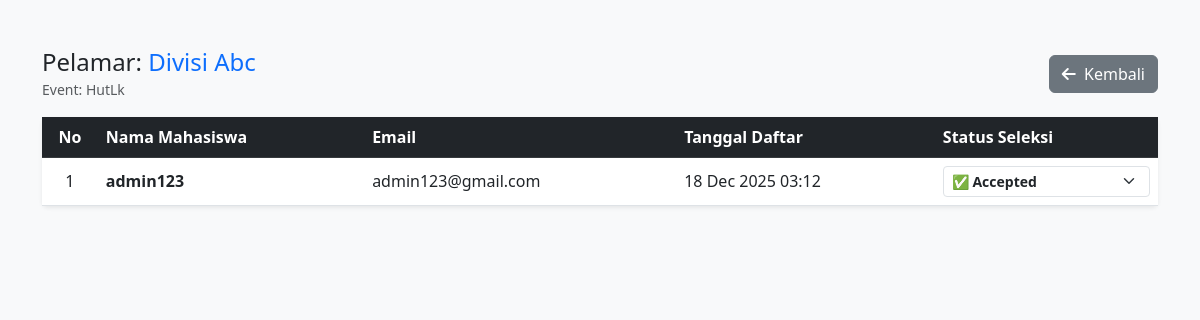
The app's page /ADMIN/view_applicants.php?pos_id=8 (signed in) with its own data.
### tables this page shows
CREATE TABLE `positions` (
  `position_id` int(11) NOT NULL,
  `event_id` int(11) NOT NULL,
  `position_name` varchar(100) NOT NULL,
  `quota` int(11) NOT NULL DEFAULT 0,
  `description` text DEFAULT NULL,
  `created_at` timestamp NOT NULL DEFAULT current_timestamp()
);

CREATE TABLE `events` (
  `event_id` int(100) NOT NULL,
  `event_name` varchar(255) NOT NULL,
  `event_description` text DEFAULT NULL,
  `event_date` date NOT NULL,
  `event_end_date` date DEFAULT NULL,
  `event_location` varchar(100) DEFAULT NULL,
  `event_category` varchar(50) DEFAULT NULL,
  `event_poster` varchar(255) DEFAULT NULL,
  `event_status` enum('draft','published') DEFAULT 'draft',
  `created_at` timestamp NOT NULL DEFAULT current_timestamp() ON UPDATE current_timestamp(),
  `created_by` int(100) DEFAULT NULL
);

CREATE TABLE `registrations` (
  `registration_id` int(11) NOT NULL,
  `user_id` int(11) NOT NULL,
  `position_id` int(11) NOT NULL,
  `position_id_2` int(11) DEFAULT NULL,
  `motivation` text DEFAULT NULL,
  `experience` text DEFAULT NULL,
  `cv_file` varchar(255) DEFAULT NULL,
  `portfolio_file` varchar(255) DEFAULT NULL,
  `interview_time` datetime DEFAULT NULL,
  `meet_link` varchar(255) DEFAULT NULL,
  `status` enum('pending','accepted','declined') DEFAULT 'pending',
  `registered_at` timestamp NOT NULL DEFAULT current_timestamp()
);

CREATE TABLE `users` (
  `id` int(100) NOT NULL,
  `name` varchar(100) NOT NULL,
  `password` varchar(255) NOT NULL,
  `email` varchar(100) NOT NULL,
  `nrp` varchar(20) DEFAULT NULL,
  `role` enum('admin','student') NOT NULL DEFAULT 'student',
  `biodata` text DEFAULT NULL,
  `profile_picture` varchar(255) DEFAULT NULL,
  `created_at` timestamp NOT NULL DEFAULT current_timestamp()
);

### ADMIN/view_applicants.php (the view, shortened to what this page needs)
<?php
require_once '../koneksi.php';
$pos_id = mysqli_real_escape_string($conn, $_GET['pos_id']);
$q_info = mysqli_query($conn, "
    SELECT p.position_name, e.event_name, e.event_id
    FROM positions p
    JOIN events e ON p.event_id = e.event_id
    WHERE p.position_id = '$pos_id'
");
$info = mysqli_fetch_assoc($q_info);
$query = "
    SELECT r.*, u.name, u.email
    FROM registrations r
    JOIN users u ON r.user_id = u.id
    WHERE r.position_id = '$pos_id'
    ORDER BY r.registered_at DESC
";
$result = mysqli_query($conn, $query);
?>
<!DOCTYPE html>
<html lang="id">
<head>
    <link href="https://cdn.jsdelivr.net/npm/bootstrap@5.3.0/dist/css/bootstrap.min.css" rel="stylesheet">
    <link rel="stylesheet" href="https://cdnjs.cloudflare.com/ajax/libs/font-awesome/6.4.0/css/all.min.css">
</head>
<body class="bg-light">
<div class="container mt-5">
    <div class="d-flex justify-content-between align-items-center mb-3">
        <div>
            <h4 class="mb-0">
                Pelamar:
                <span class="text-primary">
                    <?= htmlspecialchars($info['position_name']); ?>
                </span>
            </h4>
            <small class="text-muted">
                Event: <?= htmlspecialchars($info['event_name']); ?>
            </small>
        </div>
        <a href="view_positions.php?event_id=<?= $info['event_id']; ?>" class="btn btn-secondary">
            <i class="fas fa-arrow-left me-1"></i> Kembali
        </a>
    </div>
    <div class="card shadow-sm border-0">
        <div class="card-body p-0">
            <div class="table-responsive">
                <table class="table table-hover mb-0 align-middle">
                    <thead class="table-dark">
                        <tr>
                            <th class="text-center" width="5%">No</th>
                            <th>Nama Mahasiswa</th>
                            <th>Email</th>
                            <th>Tanggal Daftar</th>
                            <th width="20%">Status Seleksi</th>
                        </tr>
                    </thead>
                    <tbody>
                        <?php
                        if (mysqli_num_rows($result) > 0) {
                            $no = 1;
                            while ($row = mysqli_fetch_assoc($result)) {
                                $current_status = strtolower($row['status']);
                        ?>
                        <tr>
                            <td class="text-center"><?= $no++; ?></td>
                            <td class="fw-bold"><?= htmlspecialchars($row['name']); ?></td>
                            <td><?= htmlspecialchars($row['email']); ?></td>
                            <td><?= date("d M Y H:i", strtotime($row['registered_at'])); ?></td>
                            <td>
                                <select class="form-select form-select-sm status-dropdown status-select"
                                        data-reg-id="<?= $row['registration_id']; ?>">
                                    <option value="accepted" <?= $current_status=='accepted'?'selected':'' ?>>✅ Accepted</option>
                                </select>
                            </td>
                        </tr>
                        <?php } } ?>
                    </tbody>
                </table>
            </div>
        </div>
    </div>
</div>
</body>
</html>

### ADMIN/view_applicants.php (style rules this page uses)
.status-select { font-weight: 600; cursor: pointer; }

### records on screen
positions: position_name "Divisi Abc", event.event_name "HutLk"
registrations: user.name "admin123", user.email "admin123@gmail.com", registered_at "18 Dec 2025 03:12", status+registration_id "✅ Accepted"
